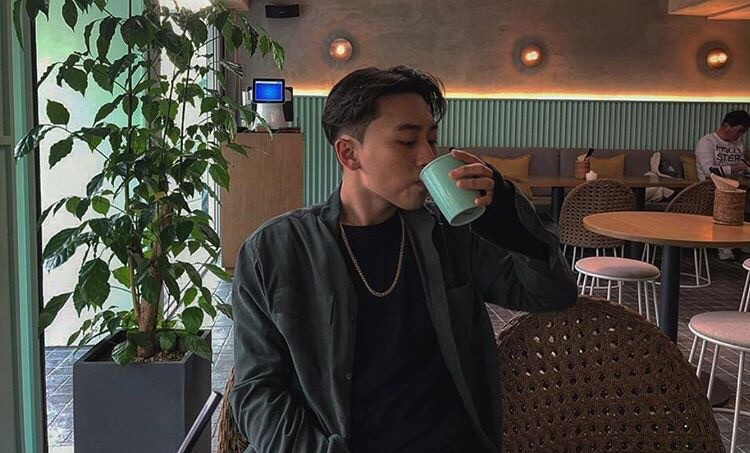
#> input picture Image/Mybin.jpg, 750 x 453 px
$ python 08.Resize.py
#> lines starting #> are read from the running program, lines starting #| are printed output that depends on the picture
import cv2

src = cv2.imread("Image/Mybin.jpg", cv2.IMREAD_COLOR)
#> src is the input picture: shape (453, 750, 3); mean B, G, R 64.5, 72.3, 76.8

# dst = destination(목적지) -> 함수가 실행되고 도착할 곳
dst = cv2.resize(src, dsize=(640, 480), interpolation=cv2.INTER_AREA) # resize() 이미지 크기 조절함수
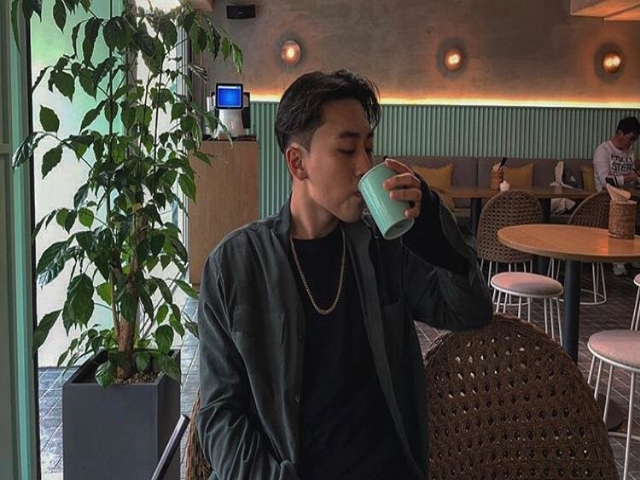
#> dst: shape (480, 640, 3); mean B, G, R 64.4, 72.2, 76.7
dst2 = cv2.resize(src, dsize=(0, 0), fx=0.3, fy=0.7, interpolation=cv2.INTER_LINEAR)
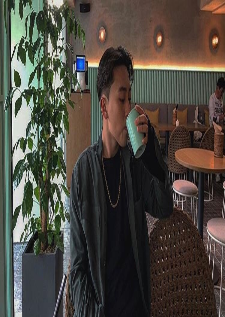
#> dst2: shape (317, 225, 3); mean B, G, R 64.4, 72.2, 76.8
# dst = cv2.resize(src, dstSize, fx, fy, interpolation) -> 입력 이미지(src), 절대 크기(dstSize), 상대 크기(fx, fy), 보간법(interpolation)으로 출력 이미지(dst) 생성
# 상대크기는 절대크기(0,0)할당 후 상대크기 할당 -> fx,fy가 계산된 사이즈가 dsize에 할당
# dsize.width = round(fx X src.cols) | dsixe.height = round(fy X src.rows)
# fx = dsixe.width/src.cols | fy = dsize.height/src.rows
# 보간법 속성 https://076923.github.io/posts/Python-opencv-8/#%EC%B6%94%EA%B0%80-%EC%A0%95%EB%B3%B4
cv2.imshow("src", src)
cv2.imshow("dst", dst)
cv2.imshow("dst2", dst2)
cv2.waitKey()
cv2.destroyAllWindows()
